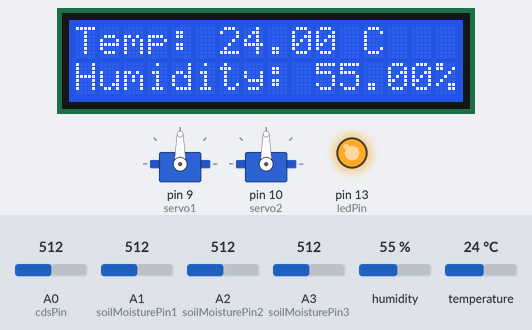
Bench run of a program on a simulated Arduino Uno, built with avr-gcc and run on an emulated ATmega328P. On the bench: 16×2 character LCD, 2 × servo, output pins drawn as LEDs (lit = HIGH). The inputs (shaded band) are chosen by the test bench; at power-on: A1 (soilMoisturePin1) = 512, A2 (soilMoisturePin2) = 512, A0 (cdsPin) = 512, A3 (soilMoisturePin3) = 512, humidity 55 %, temperature 24 °C. What the program prints to the serial monitor is not drawn.

Above: at 1.2 s.
1.3 s: A1 (soilMoisturePin1) set to 460
At 15.2 s:
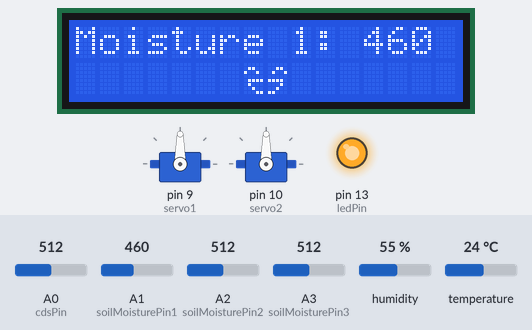
15.3 s: A1 (soilMoisturePin1) set to 441
At 27.5 s:
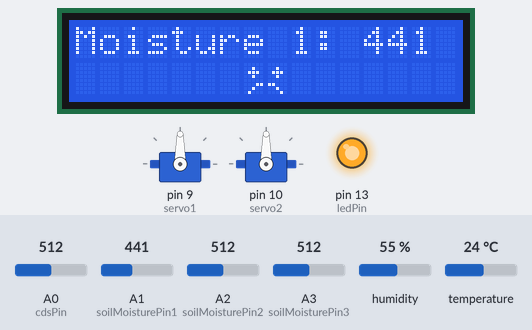
28.6 s: A2 (soilMoisturePin2) set to 787
At 42.5 s:
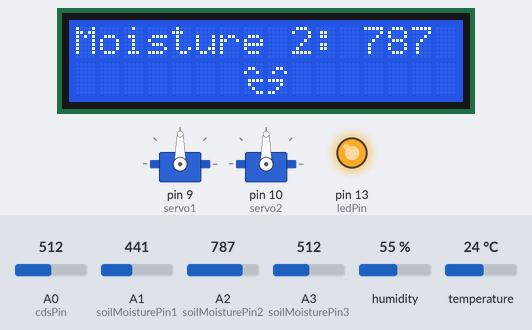
42.6 s: A2 (soilMoisturePin2) set to 808
At 55.2 s:
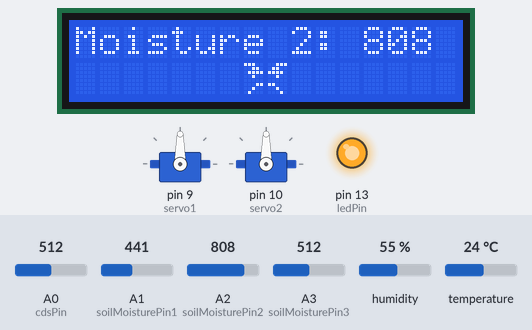
55.7 s: A0 (cdsPin) set to 582
64.7 s: A0 (cdsPin) set to 612
At 73.1 s:
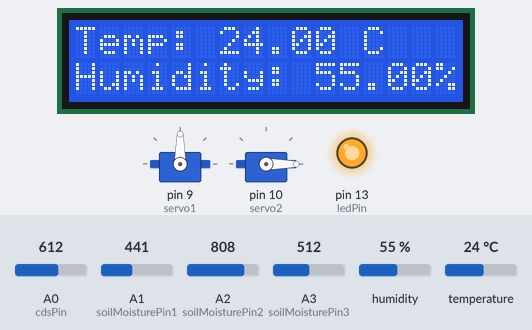
Timing chart, 0 to 74.6 s (numbered marks = the images above; inputs shaded):
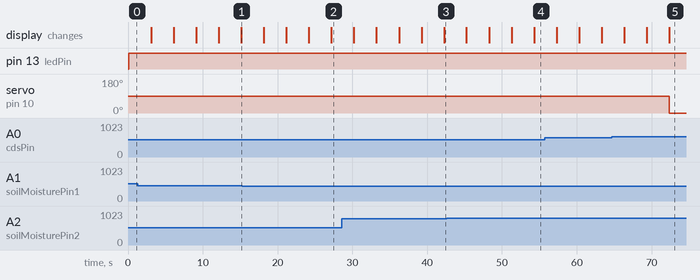

Measured:
- the behaviour switches between 450 and 449 on A1 (soilMoisturePin1) (found by bisection; images 1 and 2)
- the behaviour switches between 800 and 801 on A2 (soilMoisturePin2) (found by bisection; images 3 and 4)
- the behaviour switches between 599 and 600 on A0 (cdsPin) (found by bisection; images 4 and 5)
- after the input at 15.3 s, the display: first differs from a run without the input after 11.9 s (image 2)
- after the input at 42.6 s, the display: first differs from a run without the input after 11.7 s (image 4)
- after the input at 64.7 s, servo on pin 10 (servo2): 90° → 0° after 7.6 s

The program:

main.cpp
```cpp
#include <Arduino.h>
#include <DHT.h>
#include <LiquidCrystal.h>
#include <Servo.h>
#include <Wire.h>


DHT dht(8, DHT11);

LiquidCrystal lcd(12, 11, 5, 4, 3, 2); // lcd 연결핀
Servo servo1;
Servo servo2;

int cdsPin = A0;    // CDS 조도 센서의 아날로그 핀
int soilMoisturePin1 = A1;  // 토양 수분 센서1의 아날로그 핀
int soilMoisturePin2 = A2;  // 토양 수분 센서2의 아날로그 핀
int soilMoisturePin3 = A3;  // 토양 수분 센서3의 아날로그 핀
int ledPin = 13;    // LED의 디지털 핀


byte customSmile1[] = { 0b00000, 0b01100, 0b10010, 0b00000, 0b01111, 0b01000, 0b00100, 0b00011 };
byte customSmile2[] = { 0b00000, 0b00110, 0b01001, 0b00000, 0b11110, 0b00010, 0b00100, 0b11000 };
byte customSad1[] = { 0b00000,0b00100,0b01110,0b00100,0b00000,0b00011,0b00100,0b01000 };
byte customSad2[] = { 0b00000,0b00100,0b01110,0b00100,0b00000,0b11000,0b00100,0b00010 };
byte customAngry1[] = { 0b11100,0b00110,0b01111,0b00100,0b00000,0b00011,0b00100,0b01000 };
byte customAngry2[] = { 0b00111,0b01100,0b11110,0b00100,0b00000,0b11000,0b00100,0b00010 };

void displayMoistureEmoji(int moistureValue) {

  lcd.setCursor(7, 1);
  if (moistureValue >= 801) { //물이적음
    lcd.write(6);
    lcd.write(7);
  } else if (moistureValue >= 450) { //적당함
    lcd.write(2);
    lcd.write(3);
  } else { //수분과다
    lcd.write(4);
    lcd.write(5);
  }
}

//*/
void Motormove(int cdsValue){
  if (cdsValue >= 600) { //밝은
    Serial.print(cdsValue);
    servo1.write(90);
    servo2.write(0); //보드근처 완료
    digitalWrite(ledPin, HIGH);
  }
  //*/
  if (cdsValue <= 300) { //어둡
    servo1.write(0);
    servo2.write(80); //보드근처 완료 //근데 반복을안함
    digitalWrite(ledPin, LOW);
  }
//*/
}


void setup() {
  Serial.begin(9600);
  dht.begin();
  lcd.begin(16,2);    // LCD 크기 설정
  pinMode(ledPin, OUTPUT);
  servo1.attach(9); //9번핀이 먼 서보
  servo2.attach(10); //10번 핀이 가까운 서보

  //웃는 표정(23) 우는표정(45) 화난표정(67)
  lcd.createChar(2, customSmile1);
  lcd.createChar(3, customSmile2);
  lcd.createChar(4, customSad1);
  lcd.createChar(5, customSad2);
  lcd.createChar(6, customAngry1);
  lcd.createChar(7, customAngry2);

}
void loop() {

  int cdsValue = analogRead(cdsPin);
  Motormove(cdsValue);
  digitalWrite(ledPin, HIGH);
  // 토양 수분 값 읽기
  int soilMoisture1 = analogRead(soilMoisturePin1);
  int soilMoisture2 = analogRead(soilMoisturePin2);
  int soilMoisture3 = analogRead(soilMoisturePin3);

  float temperature = dht.readTemperature();
  float Humidity = dht.readHumidity();
  Serial.print(abs(temperature));
  Serial.print(Humidity);
  // 첫 3초간 온도 및 습도 표시
  lcd.clear();
  lcd.setCursor(0, 0);
  lcd.print("Temp: ");
  lcd.print(temperature);
  lcd.print(" C");
  lcd.setCursor(0, 1);
  lcd.print("Humidity: ");
  lcd.print(Humidity);
  lcd.print("%");


  delay(3000); // 3초간 첫 번째 화면 표시

  // 두 번째 화면에 토양 센서 1에 대한 수분량과 이모지 표시
  lcd.clear();
  lcd.setCursor(0, 0);
  lcd.print("Moisture 1: ");
  lcd.print(soilMoisture1);

  displayMoistureEmoji(soilMoisture1);

  delay(3000); // 3초간 두 번째 화면 표시

  // 세 번째 화면에 토양 센서 2에 대한 수분량과 이모지 표시
  lcd.clear();
  lcd.setCursor(0, 0);
  lcd.print("Moisture 2: ");
  lcd.print(soilMoisture2);

  displayMoistureEmoji(soilMoisture2);

  delay(3000); // 3초간 세 번째 화면 표시

  // 네 번째 화면에 토양 센서 3에 대한 수분량과 이모지 표시
  lcd.clear();
  lcd.setCursor(0, 0);
  lcd.print("Moisture 3: ");
  lcd.print(soilMoisture3);

  displayMoistureEmoji(soilMoisture3);

  delay(3000); // 3초간 네 번째 화면 표시
}
```
